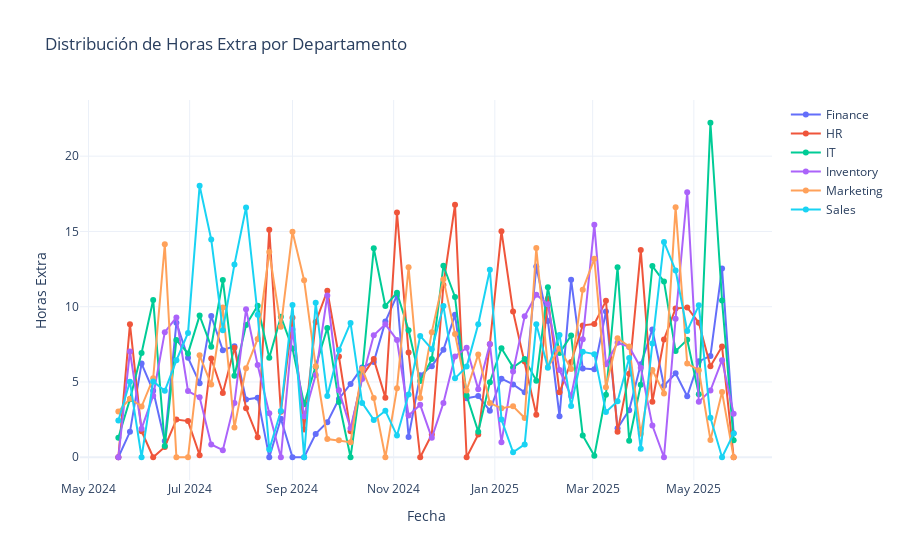

This figure's notebook cell:
### Markdown cell above
### 3.1. Evaluación de Estacionaridad (Dickey-Fuller Test)

### Code cell
def Prueba_Dickey_Fuller(series, department, column_name):
    """
    Realiza la prueba de Dickey-Fuller para analizar estacionalidad
    """
    print(f'\nAnálisis de Estacionalidad para {department}')
    print(f'Resultados de la prueba de Dickey-Fuller para columna: {column_name}')
    
    # Realizar la prueba de Dickey-Fuller
    dftest = adfuller(series, autolag='AIC')
    
    # Crear una serie de pandas con los resultados principales
    dfoutput = pd.Series(dftest[0:4], index=['Test Statistic', 'p-value', 'No Lags Used', 
                                            'Número de observaciones utilizadas'])
    
    # Agregar los valores críticos al resultado
    for key, value in dftest[4].items():
        dfoutput[f'Critical Value ({key})'] = value
    
    # Mostrar los resultados
    print(dfoutput)
    
    # Interpretar los resultados
    if dftest[1] <= 0.05:
        conclusion = "Los datos son estacionarios, no requieren diferenciación"
        decision = "Rechazar la hipótesis nula"
    else:
        conclusion = "Los datos no son estacionarios, requieren diferenciación"
        decision = "No se puede rechazar la hipótesis nula"
    
    print("\nConclusión:====>")
    print(decision)
    print(conclusion)
    
    return {
        'department': department,
        'test_statistic': dftest[0],
        'p_value': dftest[1],
        'is_seasonal': dftest[1] <= 0.05
    }

# Realizar análisis de estacionaridad para cada departamento
seasonality_results = []
for department in historical_data['department'].unique():
    dept_data = historical_data[historical_data['department'] == department]
    
    if len(dept_data) < 10:
        print(f"\nAdvertencia: Datos insuficientes para {department}")
        continue
        
    result = Prueba_Dickey_Fuller(
        dept_data["total_overtime"],
        department,
        "total_overtime"
    )
    seasonality_results.append(result)

# Crear DataFrame con resultados
seasonality_df = pd.DataFrame(seasonality_results)
print("\nResumen de Estacionalidad por Departamento:")
display(seasonality_df)

# Visualizar distribución de horas extra por departamento
fig = go.Figure()
for department in historical_data['department'].unique():
    dept_data = historical_data[historical_data['department'] == department]
    fig.add_trace(
        go.Scatter(
            x=dept_data['work_date'],
            y=dept_data['total_overtime'],
            name=department,
            mode='lines+markers'
        )
    )

fig.update_layout(
    title='Distribución de Horas Extra por Departamento',
    xaxis_title='Fecha',
    yaxis_title='Horas Extra',
    template='plotly_white',
    showlegend=True
)
fig.show()
